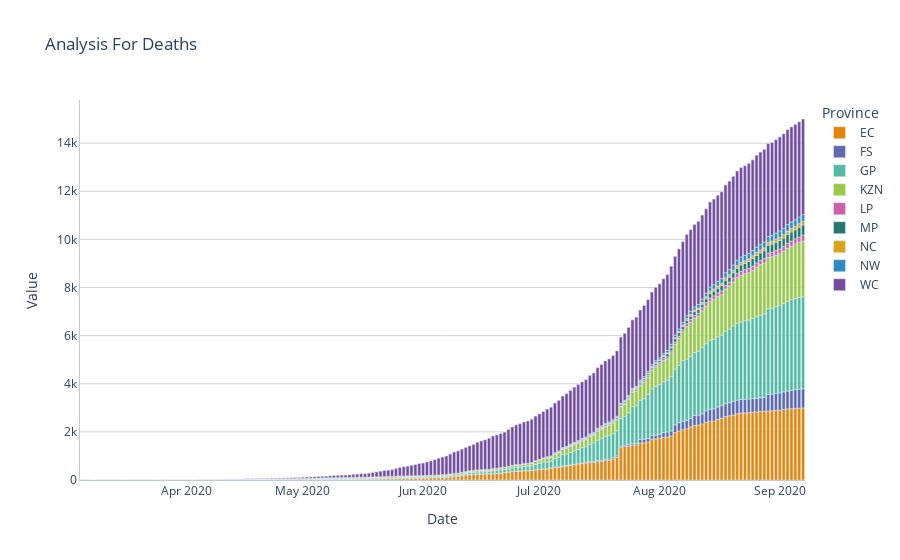

Source (notebook cell):
### Code cell
fig_analysis_death = px.bar(analysis_states_deaths, title='Analysis For Deaths',
             x='Date', y='Value', color='Province',
             barmode='relative', color_discrete_sequence=colour_series)

fig_analysis_death.update_layout(plot_bgcolor="#FFF")
fig_analysis_death.update_xaxes(linecolor="#BCCCDC")
fig_analysis_death.update_yaxes(linecolor="#BCCCDC", gridcolor='#D3D3D3')

fig_analysis_death.update_traces(hovertemplate=None)
fig_analysis_death.update_layout(hovermode="x")
fig_analysis_death.show()
#plot_analsysis_deaths = plot(fig_analysis_death, output_type='div', include_plotlyjs=False)

### Figure 1 — Plotly figure (JSON) as saved in the notebook; plotly's stock layout.template omitted (floating-point values rounded to 4 significant figures; data arrays with more than 128 entries replaced by an {"elided": "..."} marker saying what was removed)
{"data": [{"alignmentgroup": "True", "legendgroup": "EC", "marker": {"color": "rgb(229, 134, 6)"}, "name": "EC", "offsetgroup": "EC", "orientation": "v", "showlegend": true, "textposition": "auto", "type": "bar", "x": {"elided": "187 str values"}, "xaxis": "x", "y": {"elided": "187 int values"}, "yaxis": "y"}, {"alignmentgroup": "True", "legendgroup": "FS", "marker": {"color": "rgb(93, 105, 177)"}, "name": "FS", "offsetgroup": "FS", "orientation": "v", "showlegend": true, "textposition": "auto", "type": "bar", "x": {"elided": "187 str values"}, "xaxis": "x", "y": {"elided": "187 int values"}, "yaxis": "y"}, {"alignmentgroup": "True", "legendgroup": "GP", "marker": {"color": "rgb(82, 188, 163)"}, "name": "GP", "offsetgroup": "GP", "orientation": "v", "showlegend": true, "textposition": "auto", "type": "bar", "x": {"elided": "187 str values"}, "xaxis": "x", "y": {"elided": "187 int values"}, "yaxis": "y"}, {"alignmentgroup": "True", "legendgroup": "KZN", "marker": {"color": "rgb(153, 201, 69)"}, "name": "KZN", "offsetgroup": "KZN", "orientation": "v", "showlegend": true, "textposition": "auto", "type": "bar", "x": {"elided": "187 str values"}, "xaxis": "x", "y": {"elided": "187 int values"}, "yaxis": "y"}, {"alignmentgroup": "True", "legendgroup": "LP", "marker": {"color": "rgb(204, 97, 176)"}, "name": "LP", "offsetgroup": "LP", "orientation": "v", "showlegend": true, "textposition": "auto", "type": "bar", "x": {"elided": "187 str values"}, "xaxis": "x", "y": {"elided": "187 int values"}, "yaxis": "y"}, {"alignmentgroup": "True", "legendgroup": "MP", "marker": {"color": "rgb(36, 121, 108)"}, "name": "MP", "offsetgroup": "MP", "orientation": "v", "showlegend": true, "textposition": "auto", "type": "bar", "x": {"elided": "187 str values"}, "xaxis": "x", "y": {"elided": "187 int values"}, "yaxis": "y"}, {"alignmentgroup": "True", "legendgroup": "NC", "marker": {"color": "rgb(218, 165, 27)"}, "name": "NC", "offsetgroup": "NC", "orientation": "v", "showlegend": true, "textposition": "auto", "type": "bar", "x": {"elided": "187 str values"}, "xaxis": "x", "y": {"elided": "187 int values"}, "yaxis": "y"}, {"alignmentgroup": "True", "legendgroup": "NW", "marker": {"color": "rgb(47, 138, 196)"}, "name": "NW", "offsetgroup": "NW", "orientation": "v", "showlegend": true, "textposition": "auto", "type": "bar", "x": {"elided": "187 str values"}, "xaxis": "x", "y": {"elided": "187 int values"}, "yaxis": "y"}, {"alignmentgroup": "True", "legendgroup": "WC", "marker": {"color": "rgb(118, 78, 159)"}, "name": "WC", "offsetgroup": "WC", "orientation": "v", "showlegend": true, "textposition": "auto", "type": "bar", "x": {"elided": "187 str values"}, "xaxis": "x", "y": {"elided": "187 int values"}, "yaxis": "y"}], "layout": {"barmode": "relative", "hovermode": "x", "legend": {"title": {"text": "Province"}, "tracegroupgap": 0}, "plot_bgcolor": "#FFF", "title": {"text": "Analysis For Deaths"}, "xaxis": {"anchor": "y", "domain": [0, 1], "linecolor": "#BCCCDC", "title": {"text": "Date"}}, "yaxis": {"anchor": "x", "domain": [0, 1], "gridcolor": "#D3D3D3", "linecolor": "#BCCCDC", "title": {"text": "Value"}}}}
